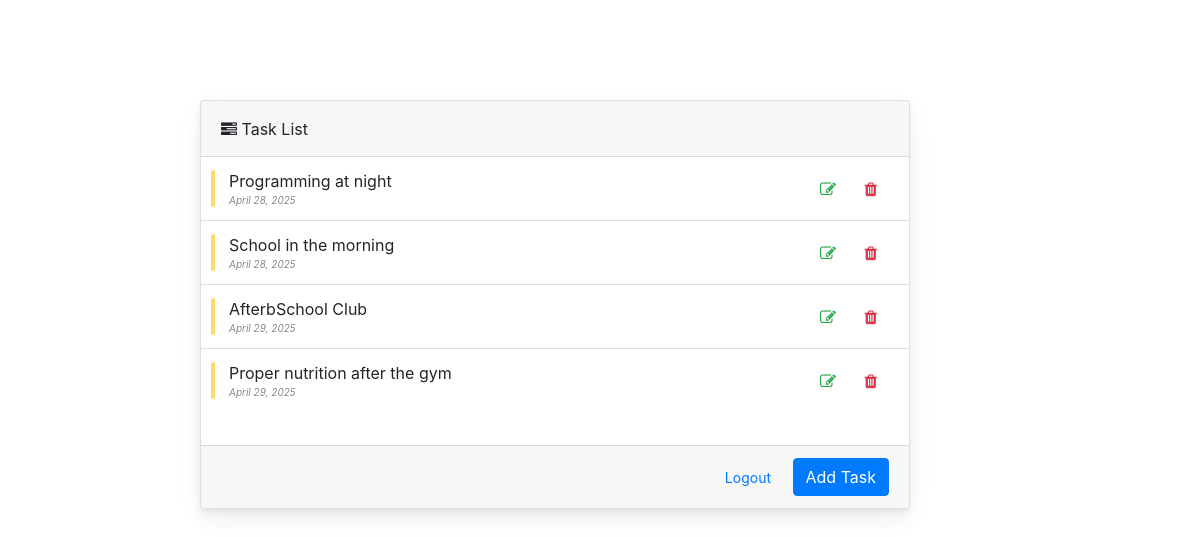
Screenshot of / (signed in) with the database file from the repository.
### app/models.py (models this page shows, shortened)
class ToDoApp(models.Model):
    author = models.ForeignKey(User, on_delete=models.CASCADE)
    content = models.TextField()
    created_date = models.DateTimeField(auto_now_add=True)
    updated_date = models.DateTimeField(auto_now=True)

### app/views.py (the view)
# urls.py: path('', TaskListView.as_view(), name='task-list'),
class TaskListView(ListView):
    template_name = "main/todo.html"  # Specifies the template used to render the task list
    context_object_name = "posts"  # Sets the name used to reference the tasks in the template
    def get_queryset(self):
        task = ToDoApp.objects.all()  # Retrieves all tasks
        return task

### templates/main/todo.html (shortened to what this page needs)
{% load static %}
{% load humanize %}
<!DOCTYPE html>
<html lang="en">
<head>
   <link rel="stylesheet" href="{% static 'css/index_style.css' %}">
  <link rel="stylesheet" href="https://stackpath.bootstrapcdn.com/bootstrap/4.3.1/css/bootstrap.min.css">
  <link rel="stylesheet" href="https://cdnjs.cloudflare.com/ajax/libs/font-awesome/4.7.0/css/font-awesome.min.css">
</head>
<body>
  <div class="row d-flex justify-content-center container">
    <div class="col-md-8">
      <div class="card-hover-shadow-2x mb-3 card">
        <div class="card-header-tab card-header">
          <div class="card-header-title font-size-lg text-capitalize font-weight-normal"><i
              class="fa fa-tasks"></i>&nbsp;Task List</div>
        </div>
        <div class="scroll-area-sm">
          <perfect-scrollbar class="ps-show-limits">
            <div style="position: static;" class="ps ps--active-y">
              <div class="ps-content">
                <ul class=" list-group list-group-flush">
                {% for posts in posts %}
                  <li class="list-group-item">
                    <div class="todo-indicator bg-warning"></div>
                    <div class="widget-content p-0">
                      <div class="widget-content-wrapper">
                        <div class="widget-content-left">
                          <div class="widget-heading">{{ posts.content }}<div class="badge badge-danger ml-2"></div>
                          </div>
                          <div class="widget-subheading"><i>{{ posts.created_date|naturalday }}</i></div>
                        </div>
                      <div class="widget-content-right">
                        <a href="{% url 'app:update-task' pk=posts.id %}"><button class="border-0 btn-transition btn btn-outline-success">
                          <i class="fa fa-edit"></i></button></a>
                          <a href="{% url 'app:delete-task' pk=posts.id %}"><button class="border-0 btn-transition btn btn-outline-danger">
                         <i class="fa fa-trash"></i>
                        </button></a>
                      </div>
                      </div>
                    </div>
                  </li>
                {% endfor %}
                </ul>
              </div>
            </div>
          </perfect-scrollbar>
        </div>
      {% if request.user.is_authenticated %}
        <div class="d-block text-right card-footer"><a href="/accounts/logout"><button class="mr-2 btn btn-link btn-sm">Logout</button></a>
      {% else %}
          <div class="d-block text-right card-footer"><a href="{% url 'accounts:signup' %}"><button class="mr-2 btn btn-link btn-sm">Signup</button></a>
      {% endif %}
          <a href= "{% url 'app:create-task' %}"><button class="btn btn-primary">Add Task</button></a></div>
      </div>
    </div>
    </div>
</body>
</html>

### static/css/index_style.css (style rules this page uses)
body { margin: 0; font-family: -apple-system, BlinkMacSystemFont, "Segoe UI", Roboto, "Helvetica Neue", Arial, "Noto Sans", sans-serif, "Apple Color Emoji", "Segoe UI Emoji", "Segoe UI Symbol", "Noto Color Emoji"; font-size: 0.88rem; font-weight: 400; line-height: 1.5; color: #495057; text-align: left; background-color: gray; }
i { font-style: italic; }
.container { margin-top:100px; }
.card { box-shadow: 0 0.46875rem 2.1875rem rgba(4, 9, 20, 0.03), 0 0.9375rem 1.40625rem rgba(4, 9, 20, 0.03), 0 0.25rem 0.53125rem rgba(4, 9, 20, 0.05), 0 0.125rem 0.1875rem rgba(4, 9, 20, 0.03); border-width: 0; transition: all .2s; }
.card-header:first-child { border-radius: calc(0.25rem - 1px) calc(0.25rem - 1px) 0 0; }
.card-header { display: flex; align-items: center; border-bottom-width: 1px; padding-top: 0; padding-bottom: 0; padding-right: 0.625rem; height: 3.5rem; background-color: #fff; }
.widget-subheading { color: #858a8e; font-size: 10px; }
.card-header.card-header-tab .card-header-title { display: flex; align-items: center; white-space: nowrap; }
.text-capitalize { text-transform: capitalize !important; }
.scroll-area-sm { height: 288px; overflow-x: hidden; }
.list-group-item { position: relative; display: block; padding: 0.75rem 1.25rem; margin-bottom: -1px; background-color: #fff; border: 1px solid rgba(0, 0, 0, 0.125); }
.list-group { display: flex; flex-direction: column; padding-left: 0; margin-bottom: 0; }
.todo-indicator { position: absolute; width: 4px; height: 60%; border-radius: 0.3rem; left: 0.625rem; top: 20%; opacity: .6; transition: opacity .2s; }
.bg-warning { background-color: #f7b924 !important; }
.widget-content { padding: 1rem; flex-direction: row; align-items: center; }
.widget-content .widget-content-wrapper { display: flex; flex: 1; position: relative; align-items: center; }
.widget-content .widget-content-right { margin-left: auto; }
.btn:not(:disabled):not(.disabled) { cursor: pointer; }
.btn { position: relative; transition: color 0.15s, background-color 0.15s, border-color 0.15s, box-shadow 0.15s; }
.btn-outline-success { color: #3ac47d; border-color: #3ac47d; }
.btn-primary { color: #fff; background-color: #3f6ad8; border-color: #3f6ad8; }
.btn { position: relative; transition: color 0.15s, background-color 0.15s, border-color 0.15s, box-shadow 0.15s; outline: none !important; }
.card-footer { background-color: #fff; }

### rows the page displays
ToDoApp: content "Programming at night", created_date "April 28, 2025"
ToDoApp: content "School in the morning", created_date "April 28, 2025"
ToDoApp: content "AfterbSchool Club", created_date "April 29, 2025"
ToDoApp: content "Proper nutrition after the gym", created_date "April 29, 2025"
